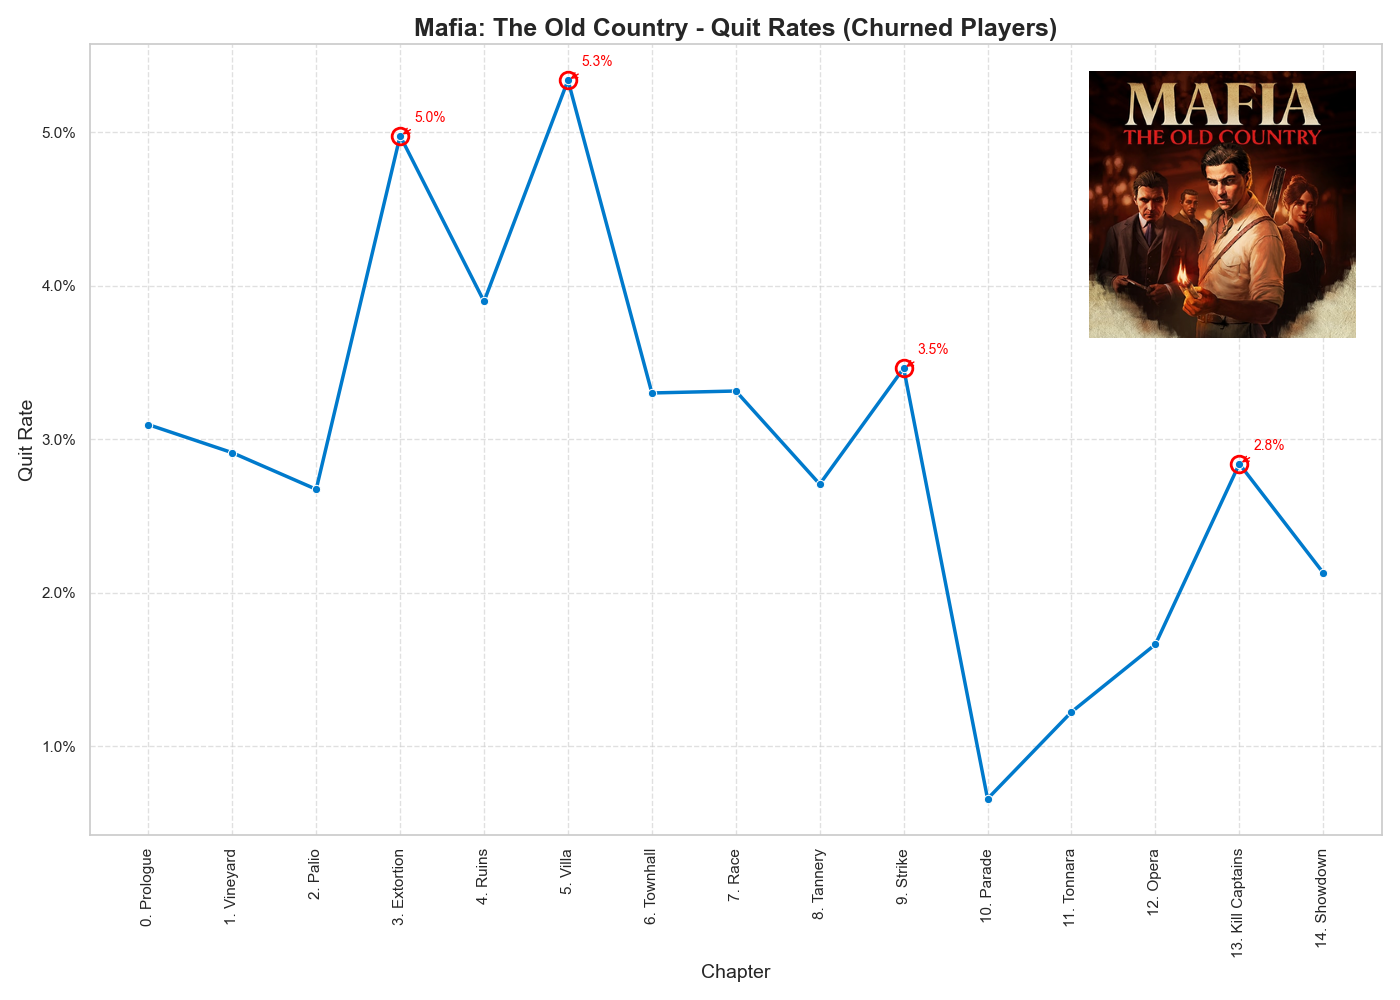

Generate this figure with Python:
import pandas as pd
import matplotlib.pyplot as plt
import seaborn as sns
from matplotlib.ticker import PercentFormatter
import numpy as np
from matplotlib.offsetbox import OffsetImage, AnnotationBbox
import matplotlib.image as mpimg

# Optional: Load data from Excel
df = pd.read_excel("mtoc_quit_rates_churned.xlsx")

# Set Seaborn style
sns.set_theme(style="whitegrid")
fig, ax = plt.subplots(figsize=(14, 10))






# Format y-axis as percentages
plt.gca().yaxis.set_major_formatter(PercentFormatter(xmax=1, decimals=0))  # xmax=1 assumes y is in 0-1

# List of indexes to highlight (e.g., 5th, 10th, 15th points)
highlight_indexes = [3,5,9,13]

# Line plot
sns.lineplot(data=df, x='chapter_name', y='quit_rate_pc', marker='o', linewidth=2.5, color='#007acc')
ax.yaxis.set_major_formatter(PercentFormatter(xmax=1))
ax.set_title("Mafia: The Old Country - Quit Rates (Churned Players)", fontsize=18, weight='bold')
ax.set_xlabel("Chapter", fontsize=14)
ax.set_ylabel("Quit Rate", fontsize=14)
plt.xticks(rotation=90)
plt.grid(True, linestyle='--', alpha=0.6)

# Highlight selected points
for idx in highlight_indexes:
    point = df.iloc[idx]
    plt.plot(
        point['chapter_name'],
        point['quit_rate_pc'],
        'o',
        markersize=12,
        markerfacecolor='none',
        markeredgecolor='red',
        markeredgewidth=2
    )
    plt.annotate(
        f"{point['quit_rate_pc']:.1%}",
        xy=(point['chapter_name'], point['quit_rate_pc']),
        xytext=(10, 10),
        textcoords='offset points',
        arrowprops=dict(arrowstyle='->', color='red'),
        fontsize=10,
        color='red'
    )

# --- Add PNG image ---
img = mpimg.imread("image.png")
imagebox = OffsetImage(img, zoom=0.6)  # Adjust zoom as needed
ab = AnnotationBbox(imagebox, (1, 1), xycoords='axes fraction', frameon=False,
                    box_alignment=(1.1, 1.1))  # Push it just outside the top right
ax.add_artist(ab)



# Show Plot
plt.tight_layout()
plt.show()
